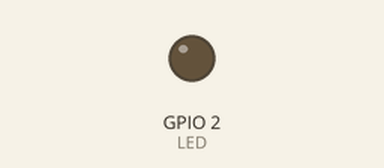
The sketch below on a simulated ESP32. On the bench: output pins drawn as LEDs (lit = HIGH). WiFi joins after 1.5 s; servers stay silent unless stated; what the sketch prints to the serial monitor is not drawn.

Above: at 0.1 s.
At 0.7 s:
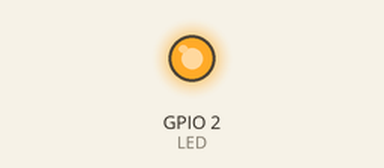
Timing chart, 0 to 2.7 s (numbered marks = the images above):
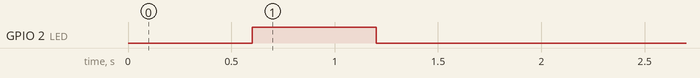

The sketch:

AutoConnectWithFeedbackLED.ino
```cpp
// LED will blink when in config mode

#include <WiFiManager.h> // https://github.com/tzapu/WiFiManager

//for LED status
#include <Ticker.h>
Ticker ticker;

#ifndef LED_BUILTIN
#define LED_BUILTIN 13 // ESP32 DOES NOT DEFINE LED_BUILTIN
#endif

int LED = LED_BUILTIN;

void tick()
{
  //toggle state
  digitalWrite(LED, !digitalRead(LED));     // set pin to the opposite state
}

//gets called when WiFiManager enters configuration mode
void configModeCallback (WiFiManager *myWiFiManager) {
  Serial.println("Entered config mode");
  Serial.println(WiFi.softAPIP());
  //if you used auto generated SSID, print it
  Serial.println(myWiFiManager->getConfigPortalSSID());
  //entered config mode, make led toggle faster
  ticker.attach(0.2, tick);
}

void setup() {
  WiFi.mode(WIFI_STA); // explicitly set mode, esp defaults to STA+AP
  // put your setup code here, to run once:
  Serial.begin(115200);

  //set led pin as output
  pinMode(LED, OUTPUT);
  // start ticker with 0.5 because we start in AP mode and try to connect
  ticker.attach(0.6, tick);

  //WiFiManager
  //Local intialization. Once its business is done, there is no need to keep it around
  WiFiManager wm;
  //reset settings - for testing
  // wm.resetSettings();

  //set callback that gets called when connecting to previous WiFi fails, and enters Access Point mode
  wm.setAPCallback(configModeCallback);

  //fetches ssid and pass and tries to connect
  //if it does not connect it starts an access point with the specified name
  //here  "AutoConnectAP"
  //and goes into a blocking loop awaiting configuration
  if (!wm.autoConnect()) {
    Serial.println("failed to connect and hit timeout");
    //reset and try again, or maybe put it to deep sleep
    ESP.restart();
    delay(1000);
  }

  //if you get here you have connected to the WiFi
  Serial.println("connected...yeey :)");
  ticker.detach();
  //keep LED on
  digitalWrite(LED, LOW);
}

void loop() {
  // put your main code here, to run repeatedly:

}
```
